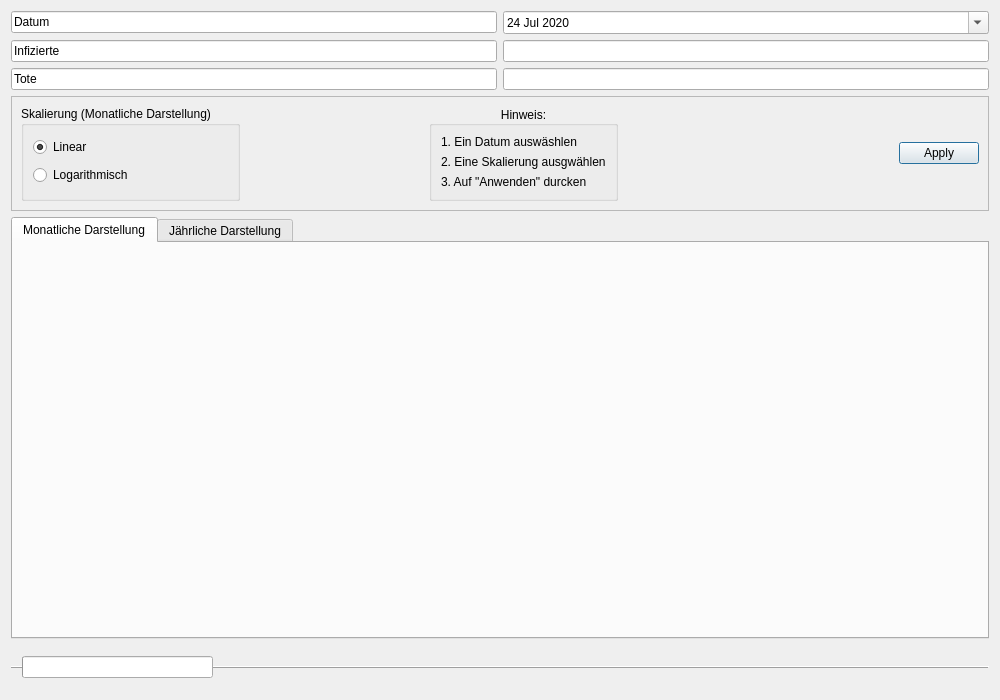
<?xml version="1.0" encoding="UTF-8"?>
<ui version="4.0">
 <class>Kroatien</class>
 <widget class="QDialog" name="Kroatien">
  <property name="geometry">
   <rect>
    <x>0</x>
    <y>0</y>
    <width>1000</width>
    <height>700</height>
   </rect>
  </property>
  <property name="windowTitle">
   <string>Kroatien</string>
  </property>
  <layout class="QGridLayout" name="gridLayout_3">
   <item row="0" column="0">
    <layout class="QGridLayout" name="gridLayout">
     <item row="4" column="3">
      <widget class="QLineEdit" name="lineEdit_4">
       <property name="readOnly">
        <bool>true</bool>
       </property>
      </widget>
     </item>
     <item row="2" column="0">
      <widget class="QLineEdit" name="lineEdit_3">
       <property name="text">
        <string>Datum</string>
       </property>
       <property name="readOnly">
        <bool>true</bool>
       </property>
      </widget>
     </item>
     <item row="5" column="0">
      <widget class="QLineEdit" name="lineEdit_5">
       <property name="text">
        <string>Tote</string>
       </property>
       <property name="readOnly">
        <bool>true</bool>
       </property>
      </widget>
     </item>
     <item row="4" column="0">
      <widget class="QLineEdit" name="lineEdit">
       <property name="text">
        <string>Infizierte</string>
       </property>
       <property name="readOnly">
        <bool>true</bool>
       </property>
      </widget>
     </item>
     <item row="5" column="3">
      <widget class="QLineEdit" name="lineEdit_6">
       <property name="readOnly">
        <bool>true</bool>
       </property>
      </widget>
     </item>
     <item row="2" column="3">
      <widget class="QDateEdit" name="dateEdit">
       <property name="readOnly">
        <bool>false</bool>
       </property>
       <property name="buttonSymbols">
        <enum>QAbstractSpinBox::NoButtons</enum>
       </property>
       <property name="accelerated">
        <bool>false</bool>
       </property>
       <property name="minimumDateTime">
        <datetime>
         <hour>0</hour>
         <minute>0</minute>
         <second>0</second>
         <year>2020</year>
         <month>1</month>
         <day>1</day>
        </datetime>
       </property>
       <property name="currentSection">
        <enum>QDateTimeEdit::DaySection</enum>
       </property>
       <property name="calendarPopup">
        <bool>true</bool>
       </property>
       <property name="timeSpec">
        <enum>Qt::LocalTime</enum>
       </property>
       <property name="date">
        <date>
         <year>2020</year>
         <month>7</month>
         <day>24</day>
        </date>
       </property>
      </widget>
     </item>
    </layout>
   </item>
   <item row="5" column="0">
    <layout class="QVBoxLayout" name="verticalLayout">
     <item>
      <widget class="QTabWidget" name="tabWidget">
       <property name="currentIndex">
        <number>0</number>
       </property>
       <widget class="QWidget" name="tab">
        <attribute name="title">
         <string>Monatliche Darstellung</string>
        </attribute>
        <layout class="QGridLayout" name="gridLayout_2">
         <item row="0" column="0">
          <layout class="QVBoxLayout" name="verticalLayout_3"/>
         </item>
        </layout>
       </widget>
       <widget class="QWidget" name="Tab_2">
        <attribute name="title">
         <string>Jährliche Darstellung</string>
        </attribute>
        <layout class="QVBoxLayout" name="verticalLayout_5">
         <item>
          <layout class="QVBoxLayout" name="verticalLayout_4"/>
         </item>
        </layout>
       </widget>
      </widget>
     </item>
    </layout>
   </item>
   <item row="2" column="0">
    <widget class="QFrame" name="frame">
     <property name="frameShape">
      <enum>QFrame::StyledPanel</enum>
     </property>
     <property name="frameShadow">
      <enum>QFrame::Raised</enum>
     </property>
     <layout class="QGridLayout" name="gridLayout_4">
      <item row="0" column="0">
       <widget class="QGroupBox" name="groupBox">
        <property name="enabled">
         <bool>true</bool>
        </property>
        <property name="title">
         <string>Skalierung (Monatliche Darstellung)</string>
        </property>
        <property name="flat">
         <bool>false</bool>
        </property>
        <property name="checkable">
         <bool>false</bool>
        </property>
        <layout class="QVBoxLayout" name="verticalLayout_6">
         <item>
          <widget class="QRadioButton" name="skalaLiear">
           <property name="text">
            <string>Linear</string>
           </property>
           <property name="checked">
            <bool>true</bool>
           </property>
          </widget>
         </item>
         <item>
          <widget class="QRadioButton" name="skalaLogarithm">
           <property name="text">
            <string>Logarithmisch</string>
           </property>
          </widget>
         </item>
        </layout>
       </widget>
      </item>
      <item row="0" column="6">
       <widget class="QDialogButtonBox" name="buttonBox">
        <property name="standardButtons">
         <set>QDialogButtonBox::Apply</set>
        </property>
        <property name="centerButtons">
         <bool>false</bool>
        </property>
       </widget>
      </item>
      <item row="0" column="4">
       <widget class="QGroupBox" name="groupBox_2">
        <property name="title">
         <string>Hinweis:</string>
        </property>
        <property name="alignment">
         <set>Qt::AlignCenter</set>
        </property>
        <property name="flat">
         <bool>false</bool>
        </property>
        <layout class="QGridLayout" name="gridLayout_6">
         <item row="0" column="0">
          <widget class="QLabel" name="label">
           <property name="text">
            <string>1. Ein Datum auswäshlen</string>
           </property>
          </widget>
         </item>
         <item row="1" column="0">
          <widget class="QLabel" name="label_2">
           <property name="text">
            <string>2. Eine Skalierung ausgwählen</string>
           </property>
          </widget>
         </item>
         <item row="2" column="0">
          <widget class="QLabel" name="label_3">
           <property name="text">
            <string>3. Auf &quot;Anwenden&quot; durcken</string>
           </property>
          </widget>
         </item>
        </layout>
       </widget>
      </item>
      <item row="0" column="1">
       <spacer name="horizontalSpacer">
        <property name="orientation">
         <enum>Qt::Horizontal</enum>
        </property>
        <property name="sizeHint" stdset="0">
         <size>
          <width>40</width>
          <height>20</height>
         </size>
        </property>
       </spacer>
      </item>
      <item row="0" column="2">
       <widget class="Line" name="line">
        <property name="orientation">
         <enum>Qt::Horizontal</enum>
        </property>
       </widget>
      </item>
      <item row="0" column="5">
       <spacer name="horizontalSpacer_2">
        <property name="orientation">
         <enum>Qt::Horizontal</enum>
        </property>
        <property name="sizeHint" stdset="0">
         <size>
          <width>40</width>
          <height>20</height>
         </size>
        </property>
       </spacer>
      </item>
     </layout>
    </widget>
   </item>
   <item row="6" column="0">
    <widget class="QFrame" name="frame_2">
     <property name="frameShape">
      <enum>QFrame::HLine</enum>
     </property>
     <property name="frameShadow">
      <enum>QFrame::Raised</enum>
     </property>
     <layout class="QGridLayout" name="gridLayout_5">
      <item row="0" column="3">
       <spacer name="horizontalSpacer_4">
        <property name="orientation">
         <enum>Qt::Horizontal</enum>
        </property>
        <property name="sizeHint" stdset="0">
         <size>
          <width>40</width>
          <height>20</height>
         </size>
        </property>
       </spacer>
      </item>
      <item row="0" column="0">
       <widget class="QProgressBar" name="progressBar">
        <property name="value">
         <number>0</number>
        </property>
        <property name="textVisible">
         <bool>false</bool>
        </property>
        <property name="orientation">
         <enum>Qt::Horizontal</enum>
        </property>
       </widget>
      </item>
      <item row="0" column="4">
       <spacer name="horizontalSpacer_3">
        <property name="orientation">
         <enum>Qt::Horizontal</enum>
        </property>
        <property name="sizeHint" stdset="0">
         <size>
          <width>40</width>
          <height>20</height>
         </size>
        </property>
       </spacer>
      </item>
      <item row="0" column="2">
       <spacer name="horizontalSpacer_5">
        <property name="orientation">
         <enum>Qt::Horizontal</enum>
        </property>
        <property name="sizeHint" stdset="0">
         <size>
          <width>40</width>
          <height>20</height>
         </size>
        </property>
       </spacer>
      </item>
      <item row="0" column="1">
       <spacer name="horizontalSpacer_6">
        <property name="orientation">
         <enum>Qt::Horizontal</enum>
        </property>
        <property name="sizeHint" stdset="0">
         <size>
          <width>40</width>
          <height>20</height>
         </size>
        </property>
       </spacer>
      </item>
     </layout>
    </widget>
   </item>
  </layout>
 </widget>
 <resources/>
 <connections/>
</ui>
